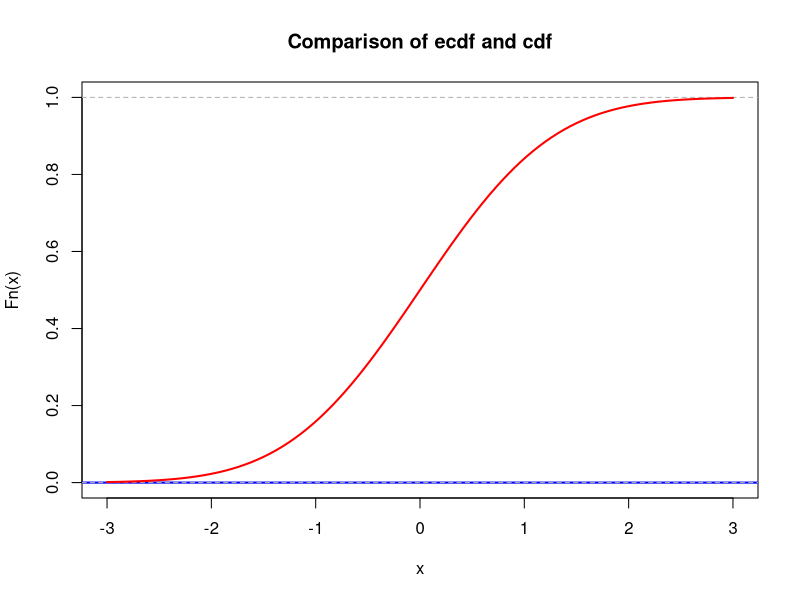
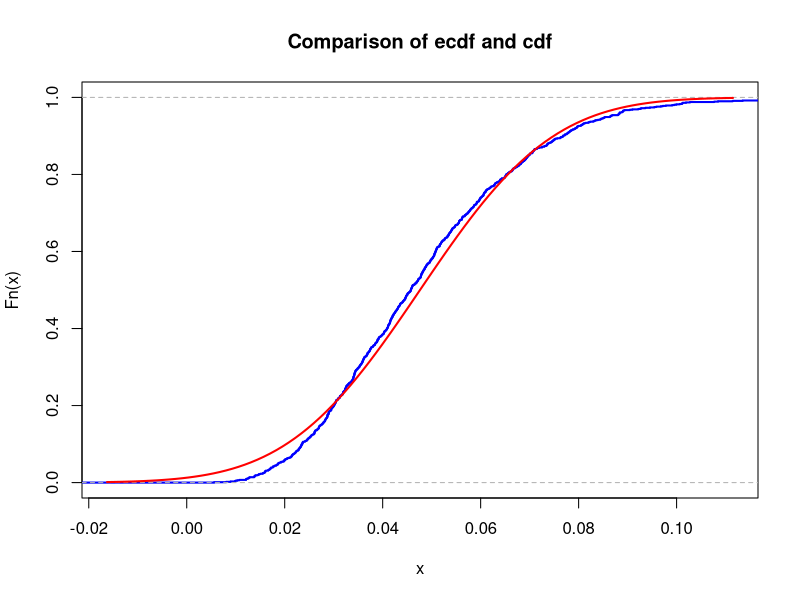
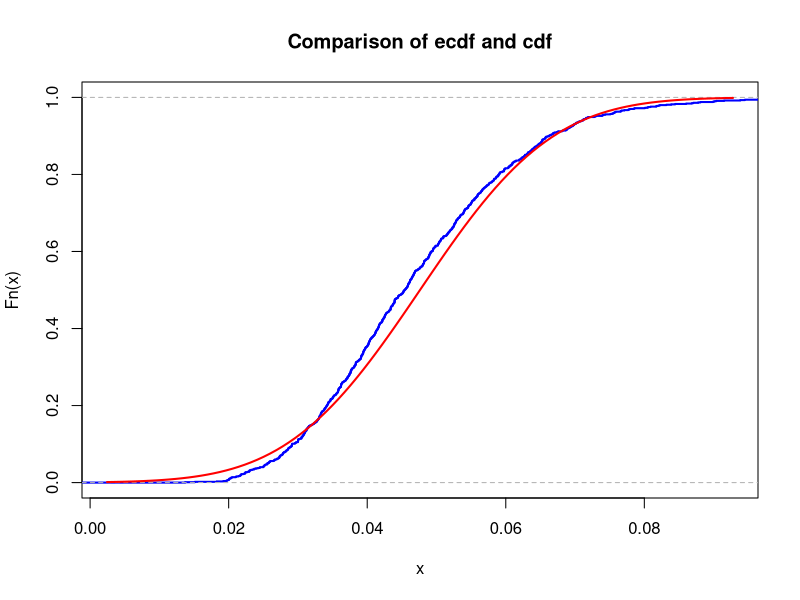
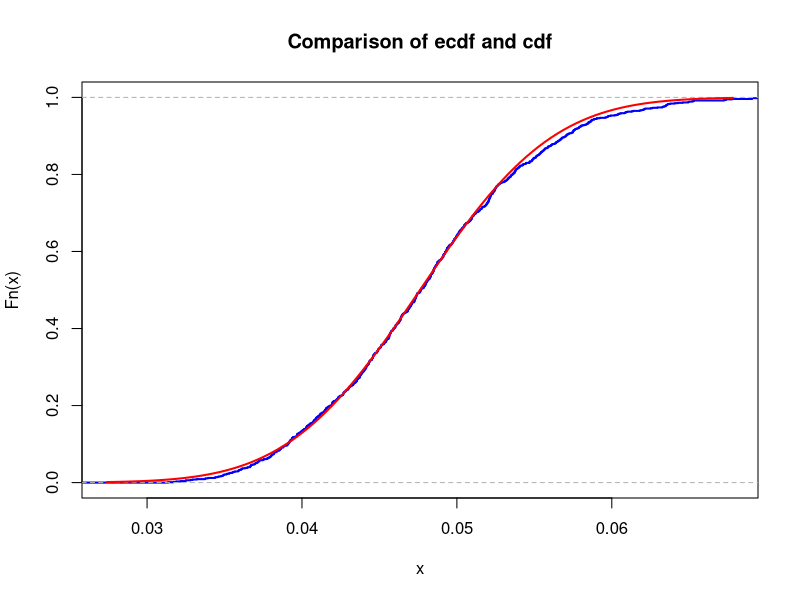
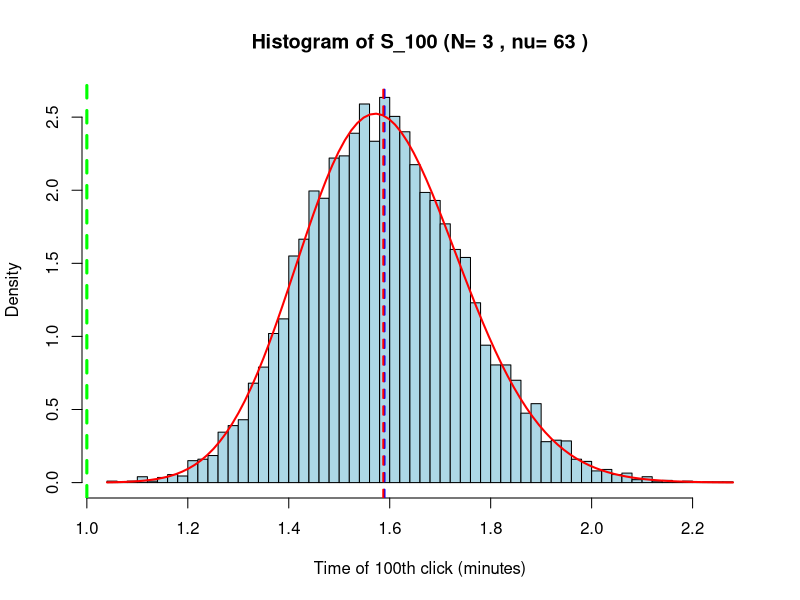
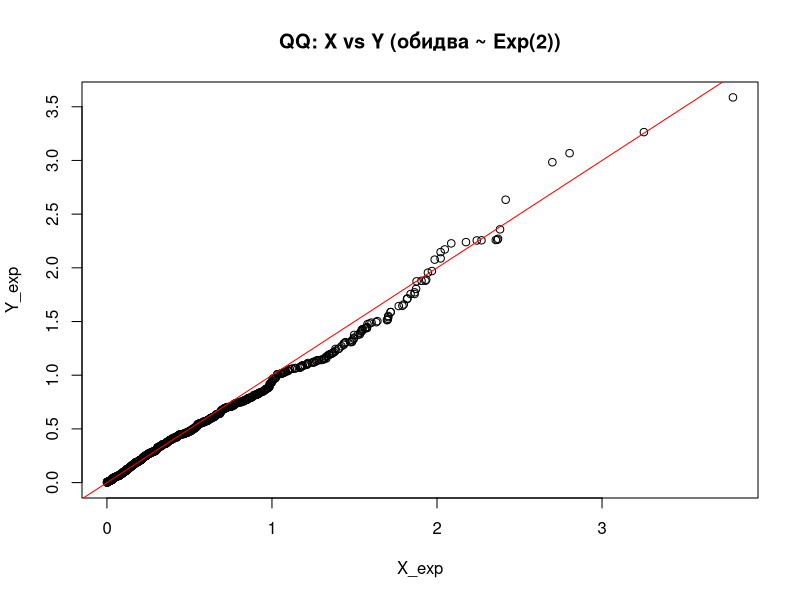
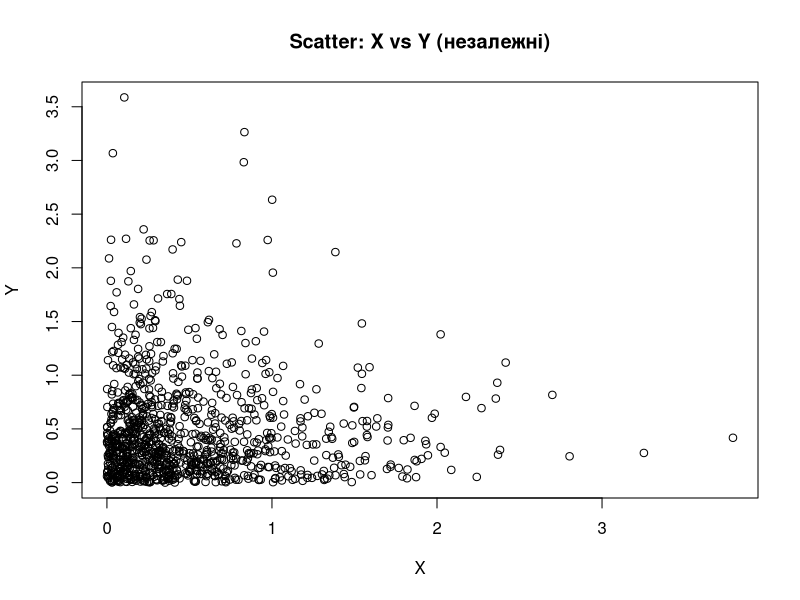
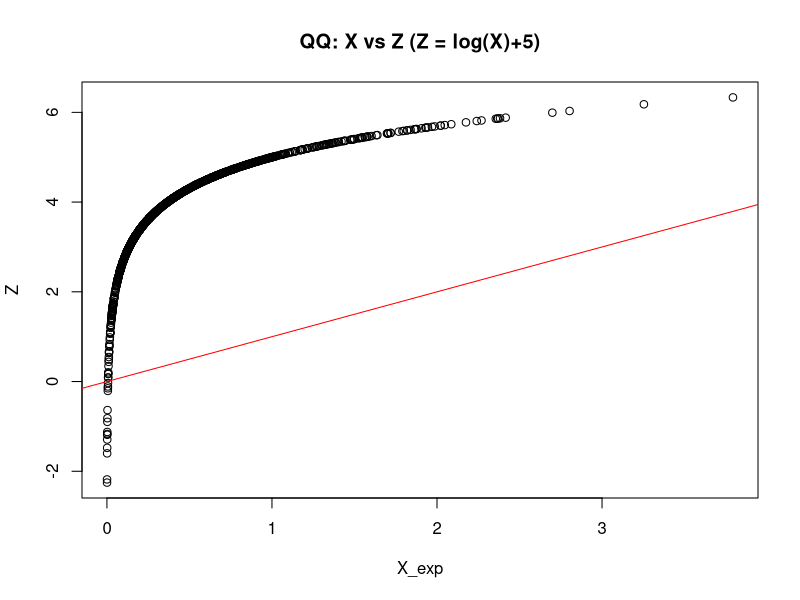

Generate these figures, in order, with R:
## ---- chunk 1
# your team id number 
                          ###
id <- 11                  ### Change to the correct id!
                          ###
set.seed(11)
p <- id/100
# matrices G and H
G <- matrix(c(1, 1, 1, 0, 0, 0, 0,
		1, 0, 0, 1, 1, 0, 0,
		0, 1, 0, 1, 0, 1, 0,
		1, 1, 0, 1, 0, 0, 1), nrow = 4, byrow = TRUE)
H <- t(matrix(c(1, 0, 1, 0, 1, 0, 1,
		0, 1, 1, 0, 0, 1, 1,
		0, 0, 0, 1, 1, 1, 1), nrow = 3, byrow = TRUE))
# cat("The matrix G is: \n") 
#G  
#cat("The matrix H is: \n") 
#H
#cat("The product GH must be zero: \n")
#(G%*%H) %%2
## ---- chunk 2
# generate N messages

message_generator <- function(N) {
  matrix(sample(c(0,1), 4*N, replace = TRUE), nrow = N)
}  
messages <- message_generator(100)
codewords <- (messages %*% G) %% 2
## ---- chunk 3
#  errors <- ...
#  received <-   
## ---- chunk 4
lambda <- 1  # change this!
N <- 100     # change this!
mu <- N * lambda
K <- 1e3
n <- 5
sample_means <- colMeans(matrix(rpois(n*K, lambda = mu), nrow=n))
## ---- chunk 5
mu <- 0       # change this!
sigma <- 1    # change this!
## ---- chunk 6
xlims <- c(mu-3*sigma,mu+3*sigma)
Fs <- ecdf(sample_means)
plot(Fs, 
     xlim = xlims, 
     ylim = c(0,1),
     col = "blue",
     lwd = 2,
     main = "Comparison of ecdf and cdf")
curve(pnorm(x, mean = mu, sd = sigma), col = "red", lwd = 2, add = TRUE)
## ---- chunk 7
nu_1 <- id+10
K <- 1000
n <- 5

plot_ecdf_vs_cdf <- function(n) {
    sample_means <- colMeans(matrix(rexp(n*K, rate = nu_1), nrow=n))
    mu <- 1 / nu_1
    sigma <- (1 / nu_1) / sqrt(n)
    Fs <- ecdf(sample_means)

    xlims <- c(mu-3*sigma,mu+3*sigma)
    Fs <- ecdf(sample_means)
    plot(Fs, 
        xlim = xlims, 
        col = "blue",
        lwd = 2,
        main = "Comparison of ecdf and cdf")
    curve(pnorm(x, mean = mu, sd = sigma), col = "red", lwd = 2, add = TRUE)


    max_diff <- max(abs(Fs(sample_means) - pnorm(sample_means, mean = mu, sd = sigma)))
    cat("Maximal difference for n =", n, "is", max_diff, "\n")
}

plot_ecdf_vs_cdf(5)
plot_ecdf_vs_cdf(10)
plot_ecdf_vs_cdf(50)
## ---- chunk 8

N_predicted <- 3
nu <- N_predicted * nu_1
n <- 100
K <- 10000
t_limit <- 1

s_sample <- rgamma(K, shape = n, rate = nu)
sample_mean <- mean(s_sample)
sample_sd <- sd(s_sample)
theo_mean <- n / nu
theo_sd <- sqrt(n) / nu
prob_estimate <- mean(s_sample > t_limit)

cat("nu_1:", nu_1)
cat("Predicted Max N:", N_predicted)
cat("Parameter nu (rate):", nu)
cat("Number of simulations (K):", K)
cat("Sample Mean of S_100:", round(sample_mean, 4))
cat("Theoretical Mean of S_100:", round(theo_mean, 4))
cat("Sample SD of S_100:", round(sample_sd, 4))
cat("Theoretical SD of S_100:", round(theo_sd, 4))
cat("Estimated P(S_100 > 1):", prob_estimate)
cat("Desired Probability Level:", 0.95)


hist(s_sample, breaks = 50, freq = FALSE,
     main = paste("Histogram of S_100 (N=", N_predicted, ", nu=", nu, ")"),
     xlab = "Time of 100th click (minutes)",
     ylab = "Density",
     col = "lightblue")

curve(dgamma(x, shape = n, rate = nu), add = TRUE, col = "red", lwd = 2)

abline(v = t_limit, col = "green", lty = 2, lwd = 3)

abline(v = sample_mean, col = "blue", lty = 2, lwd = 2)
abline(v = theo_mean, col = "red", lty = 2, lwd = 2)
## ---- chunk 9
        mu <- id
        sigma <- id*2 + 7
        N <- 100

        X <- rnorm(N, mean = mu, sd = sqrt(sigma))

        Y <- 1 / X

        cat("1/mean(X) =", 1/mean(X), "\n")
        cat("mean(1/X)  =", mean(Y), "\n")
        summary(X)
        summary(Y)

## ---- chunk 10
        lambda <- 2
        N <- 1000
        X_exp <- rexp(N, rate = lambda)
        Y_exp <- rexp(N, rate = lambda)
        Z <- log(X_exp) + 5

        qqplot(X_exp, Y_exp, main = "QQ: X vs Y (обидва ~ Exp(2))")
        abline(0,1, col="red")
        plot(X_exp, Y_exp, main="Scatter: X vs Y (незалежні)", xlab="X", ylab="Y")

        qqplot(X_exp, Z, main = "QQ: X vs Z (Z = log(X)+5)")
        abline(0,1, col="red")
        plot(X_exp, Z, main="Scatter: X vs Z (залежні)", xlab="X", ylab="Z = log(X)+5")
## ---- chunk 11
        N <- 100
        n <- 3
        p <- 0.5
        X <- rbinom(N, size = n, prob = p)
        mean_X <- mean(X)
        var_X <- var(X)

        cat("Theoretical E[X] =", 1.5, "\n")
        cat("Sample mean (mean_X) =", mean_X, "\n\n")

        cat("Theoretical Var(X) =", 0.75, "\n")
        cat("Sample variance (var_X) =", var_X, "\n")

## ---- chunk 12
        Y <- 0.5 * X - 1
        mean_Y <- mean(Y)
        var_Y <- var(Y)

        cat("Theoretical E[Y] =", -0.25, "\n")
        cat("Sample mean (mean_Y) =", mean_Y, "\n\n")

        cat("Theoretical Var(Y) =", 0.1875, "\n")
        cat("Sample variance (var_Y) =", var_Y, "\n")

